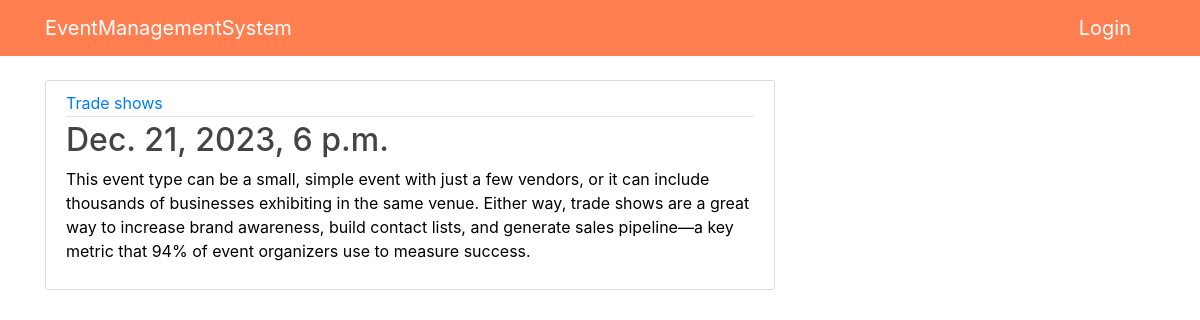
/2/eventdetail/, run on the app's committed database.
### Events/models.py (models this page shows, shortened)
class Event(models.Model):
    name = models.CharField(max_length=200)
    description = models.TextField(null=True, blank=True)
    start_date = models.DateTimeField(null=True)
    end_date = models.DateTimeField(null=True)
    registration_deadline = models.DateTimeField(null=True)
    updated = models.DateTimeField(auto_now=True)
    location = models.CharField(null=True,max_length=100)
    participant = models.ManyToManyField(RegisteredUser,blank=True)
    class Meta:
        ordering = ['-end_date']

### Events/views.py (the view)
# urls.py: path('<int:pk>/eventdetail/', HomeEventDetailView.as_view(), name='post-detail'),
class HomeEventDetailView(DetailView):
    model = Event

### Events/templates/Events/Event_detail.html
{% extends "Events/main.html" %}
{% block content %}
  <article class="media content-section">
    <div class="media-body">
      <div class="article-metadata">
        <a class="mr-2" href="#">{{ object.name }}</a>
      </div>
      <h2 class="article-title">{{ object.registration_deadline }}</h2>
      <p class="article-content">{{ object.description }}</p>
    </div>
  </article>
{% endblock content %}

### Events/static/Events/main.css (style rules this page uses)
body { background: white; color: black; margin-top: 5rem; }
h1, h2, h3, h4, h5, h6 { color: #444444; }
.content-section { background: #ffffff; padding: 10px 20px; border: 1px solid #dddddd; border-radius: 3px; margin-bottom: 20px; }
.article-title { color: #444444; }
.article-content { white-space: pre-line; }
.article-metadata { padding-bottom: 1px; margin-bottom: 4px; border-bottom: 1px solid #e3e3e3 }

### data on the page
Event: name "Trade shows", registration_deadline "Dec. 21, 2023, 6 p.m.", description "This event type can be a small, simple event with just a few vendors, or it can include thousands of businesses exhibiting in the same venue. Either way, trade shows are a great way to increase brand awareness, build contact lists, and generate sales pipeline—a key metric that 94% of event organizers use to measure success."
